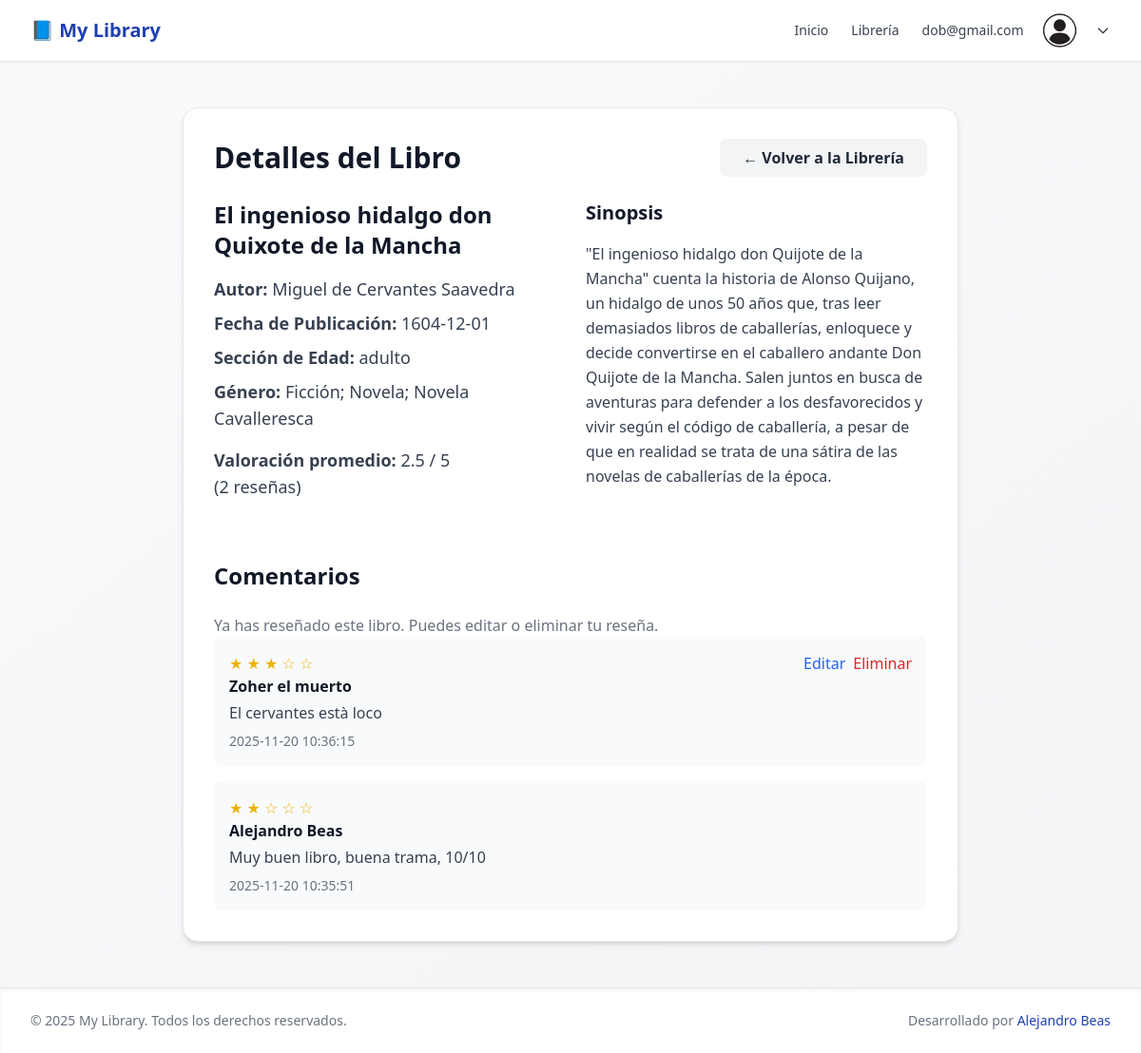
Page /view-book/15 (signed in) on the committed database.
### tables this page shows
CREATE TABLE books (
	id INTEGER NOT NULL PRIMARY KEY AUTOINCREMENT,
	title TEXT NOT NULL,
	author TEXT,
	publish_date TEXT
, sinopsis varchar(45) default NULL, Etiqueta varchar(45) default NULL, genres TEXT NOT NULL);

CREATE TABLE comments (
    id INTEGER PRIMARY KEY AUTOINCREMENT,
    book_id INTEGER NOT NULL,
    user_id INTEGER NOT NULL,
    comment TEXT NOT NULL,
    created_at DATETIME DEFAULT CURRENT_TIMESTAMP,
    updated_at DATETIME DEFAULT CURRENT_TIMESTAMP, rating TINYINT NOT NULL DEFAULT 5,
    FOREIGN KEY (book_id) REFERENCES books(id),
    FOREIGN KEY (user_id) REFERENCES users(id)
);

CREATE TABLE users (
    id INTEGER PRIMARY KEY AUTOINCREMENT,
    email VARCHAR(255) UNIQUE NOT NULL,
    password VARCHAR(255) NOT NULL,
    created_at DATETIME DEFAULT CURRENT_TIMESTAMP
, name varchar(45), EtiquetaEdad varchar(45), Preferencias varchar(45));

### controllers/view-bookcontroller.php (called while the page is built, shortened)
<?php
$params = $_GET['params'] ?? [];
$id = $params[0] ?? null;
require_once __DIR__ . '/../models/books.php';
require_once __DIR__ . '/../models/functions.php';
$book = getBookById($db, $id);
$averageData = getAverageRating($db, $book['id']);
$averageRating = $averageData['avg_rating'];
$totalReviews = $averageData['total_reviews'];
$comments = getCommentsByBookId($db, $id);
include __DIR__ . '/../views/book_detail.view.php';

### models/books.php (called while the page is built, shortened)
<?php
function getBookById($db, $id) {
    try {
        $stmt = $db->prepare("SELECT * FROM books WHERE id = ?");
        $stmt->execute([$id]);
        return $stmt->fetch(PDO::FETCH_ASSOC);
    } catch (PDOException $e) {
        error_log("Error getting book by ID: " . $e->getMessage());
        return false;
    }
}

### models/functions.php (called while the page is built, shortened)
<?php
function getAverageRating($db, $bookId) {
    $stmt = $db->prepare("SELECT AVG(rating) as avg_rating, COUNT(*) as total_reviews
                          FROM comments
                          WHERE book_id = ?");
    $stmt->execute([$bookId]);
    return $stmt->fetch(PDO::FETCH_ASSOC);
}
function getCommentsByBookId($db, $bookId) {
    try {
        $stmt = $db->prepare("
            SELECT c.id, c.comment, c.created_at, c.rating, c.user_id, u.name AS username
            FROM comments c
            JOIN users u ON c.user_id = u.id
            WHERE c.book_id = ?
            ORDER BY c.created_at DESC
        ");
        $stmt->execute([$bookId]);
        return $stmt->fetchAll(PDO::FETCH_ASSOC);
    } catch (PDOException $e) {
        error_log("Error getting comments: " . $e->getMessage());
        return [];
    }
}

### views/book_detail.view.php (the view, shortened to what this page needs)
<?php include 'partials/header.view.php'; ?>
<main class="flex-1 bg-gradient-to-br from-gray-50 to-gray-100 py-12">
    <div class="max-w-4xl mx-auto px-6 sm:px-8 lg:px-10">
        <div class="bg-white rounded-2xl shadow-md p-8 border border-gray-200">
            <div class="flex justify-between items-center mb-6">
                <h1 class="text-3xl font-bold text-gray-900">Detalles del Libro</h1>
                <a href="/books" class="bg-gray-100 text-gray-800 py-2 px-6 rounded-lg hover:bg-gray-200 font-semibold">
                    ← Volver a la Librería
                </a>
            </div>
            <?php if ($book): ?>
                <div class="grid grid-cols-1 md:grid-cols-2 gap-8">
                    <div>
                        <h2 class="text-2xl font-semibold text-gray-900 mb-4"><?= htmlspecialchars($book['title']) ?></h2>
                        <p class="text-lg text-gray-700 mb-2"><strong>Autor:</strong> <?= htmlspecialchars($book['author']) ?></p>
                        <p class="text-lg text-gray-700 mb-2"><strong>Fecha de Publicación:</strong> <?= htmlspecialchars($book['publish_date']) ?></p>
                        <p class="text-lg text-gray-700 mb-2"><strong>Sección de Edad:</strong> <?= htmlspecialchars($book['Etiqueta']) ?></p>
                        <p class="text-lg text-gray-700 mb-4"><strong>Género:</strong> <?= htmlspecialchars($book['genres']) ?></p>
                        <?php if ($averageRating): ?>
                            <p class="text-lg text-gray-700 mb-4">
                                <strong>Valoración promedio:</strong>
                                <?= number_format($averageRating, 1) ?> / 5
                                <br>
                                (<?= $totalReviews ?> reseñas)
                            </p>
                        <?php else: ?>
                            <p class="text-lg text-gray-500 mb-4">Este libro aún no tiene reseñas.</p>
                        <?php endif; ?>
                    </div>
                    <div>
                        <h3 class="text-xl font-semibold text-gray-900 mb-4">Sinopsis</h3>
                        <p class="text-gray-700 leading-relaxed"><?= nl2br(htmlspecialchars($book['sinopsis'])) ?></p>
                    </div>
                </div>
                <?php
                    $userHasComment = false;
                    foreach ($comments as $c) {
                        if ($c['user_id'] == $_SESSION['user']['id']) {
                            $userHasComment = true;
                            break;
                        }
                    }
                ?>
                <div class="mt-12">
                    <h2 class="text-2xl font-bold text-gray-900 mb-6">Comentarios</h2>
                     <?php if (!$userHasComment): ?>
                        <form method="POST" action="/add-comment" class="mb-8">
                            <input type="hidden" name="token" value="<?= $_SESSION['token'] ?>">
                            <input type="hidden" name="book_id" value="<?= $book['id'] ?>">
                            <label class="block mb-2 font-semibold text-gray-700">Tu valoración:</label>
                            <select name="rating" required class="px-4 py-2 border border-gray-300 rounded-lg">
                                <option value="5">★★★★★ - Excelente</option>
                                <option value="4">★★★★☆ - Muy bueno</option>
                                <option value="3">★★★☆☆ - Bueno</option>
                                <option value="2">★★☆☆☆ - Regular</option>
                                <option value="1">★☆☆☆☆ - Malo</option>
                            </select>
                            <textarea name="comment" rows="3" required
                                    class="w-full mt-4 px-4 py-2 border border-gray-300 rounded-lg focus:ring-2 focus:ring-primary focus:border-primary"
                                    placeholder="Escribe tu reseña..."></textarea>
                            <button type="submit" class="mt-2 bg-primary text-white px-6 py-2 rounded-lg hover:bg-red-700">
                                Agregar Reseña
                            </button>
                        </form>
                    <?php else: ?>
                        <p class="text-gray-500">Ya has reseñado este libro. Puedes editar o eliminar tu reseña.</p>
                    <?php endif; ?>
                    <?php if (!empty($comments)): ?>
                        <div class="space-y-4">
                            <?php foreach ($comments as $comment): ?>
                                <div class="bg-gray-50 p-4 rounded-lg">
                                    <div class="flex justify-between items-start">
                                        <div>
                                            <p class="text-yellow-500">
                                            <?php for ($i = 1; $i <= 5; $i++): ?>
                                                <?= $i <= $comment['rating'] ? '★' : '☆' ?>
                                            <?php endfor; ?>
                                            </p>
                                            <p class="font-semibold text-gray-900"><?= htmlspecialchars($comment['username']) ?></p>
                                            <p class="text-gray-700 mt-1"><?= nl2br(htmlspecialchars($comment['comment'])) ?></p>
                                            <p class="text-sm text-gray-500 mt-2"><?= htmlspecialchars($comment['created_at']) ?></p>
                                        </div>
                                        <?php if ($comment['user_id'] == $_SESSION['user']['id']): ?>
                                            <div class="flex space-x-2">
                                                <button onclick="editComment(<?= $comment['id'] ?>, '<?= addslashes($comment['comment']) ?>', <?= $comment['rating'] ?>)"
                                                class="text-blue-600 hover:text-blue-900">Editar</button>
                                                <form method="POST" action="/delete-comment" class="inline" onsubmit="return confirm('¿Eliminar comentario?')">
                                                    <button type="submit" class="text-red-600 hover:text-red-900">Eliminar</button>
                                                </form>
                                            </div>
                                        <?php endif; ?>
                                    </div>
                                </div>
                            <?php endforeach; ?>
                        </div>
                    <?php else: ?>
                        <p class="text-gray-500">No hay comentarios aún. ¡Sé el primero en comentar!</p>
                    <?php endif; ?>
                </div>
            <?php else: ?>
                <p class="text-red-600">Libro no encontrado.</p>
            <?php endif; ?>
        </div>
    </div>
</main>
<?php include 'partials/footer.view.php'; ?>

### rows in the picture
books: title "El ingenioso hidalgo don Quixote de la Mancha", author "Miguel de Cervantes Saavedra", publish_date "1604-12-01", Etiqueta "adulto", genres "Ficción; Novela; Novela Cavalleresca", sinopsis "\"El ingenioso hidalgo don Quijote de la Mancha\" cuenta la historia de Alonso Quijano, un hidalgo de unos 50 años que, tras leer demasiados libros de caballerías, enloquece y decide convertirse en el caballero andante Don Quijote de la Mancha. Salen juntos en busca de aventuras para defender a los desfavorecidos y vivir según el código de caballería, a pesar de que en realidad se trata de una sátira de las novelas de caballerías de la época."
comments: rating 3 (drawn), user.name "Zoher el muerto", comment "El cervantes està loco", created_at "2025-11-20 10:36:15"
comments: rating 2 (drawn), user.name "Alejandro Beas", comment "Muy buen libro, buena trama, 10/10", created_at "2025-11-20 10:35:51"

### other values in the picture
$_SESSION['user']['email'] "dob@gmail.com"
$averageRating "2.5"
$totalReviews "2"
APP_NAME "My Library"
